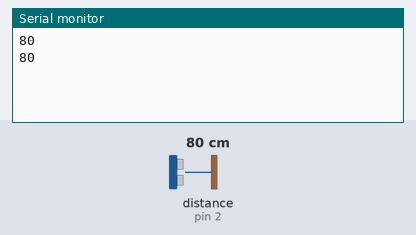
A sketch run on a simulated Arduino Uno, built with avr-gcc and run on an emulated ATmega328P. On the bench: the last lines printed to the serial monitor. Inputs (shaded band) come from the test bench; at power-on: distance to the obstacle (sensor on pin 2) 80 cm.

Above: at 1.8 s.
1.9 s: distance to the obstacle (sensor on pin 2) set to 2 cm
At 2.8 s:
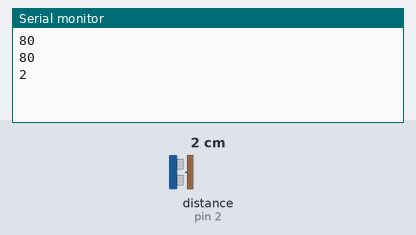
3.4 s: distance to the obstacle (sensor on pin 2) set to 4 cm
At 4.8 s:
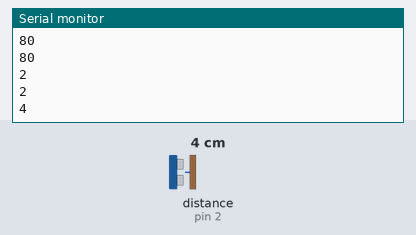
Timing chart, 0 to 6.4 s (numbered marks = the images above; inputs shaded):
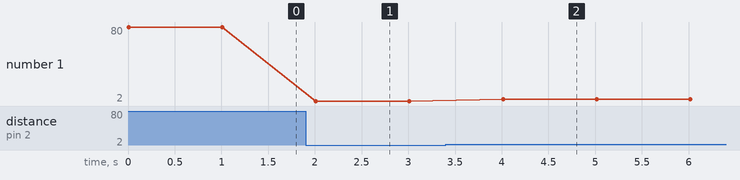

The sketch:

jsn-sr04t-v3.ino
```cpp
#include <HCSR04.h>
HCSR04 hc(0, 2); // Initialize Pin D7, D6
void setup()
{
  Serial.begin(9600);
}
void loop()
{
  int distance = hc.dist();
  if(distance != 0) {
    Serial.println(distance); // Print in centimeters the value from the sensor
  }
  delay(1000);
}
```

Measured:
- after the input at 1.9 s, the serial monitor: prints a new line after 0.11 s (image 1)
- after the input at 3.4 s, the serial monitor: prints a new line after 0.61 s (image 2)
- plotted number 1: 80 → 2 after the input at 1.9 s, 2 → 4 after the input at 3.4 s
